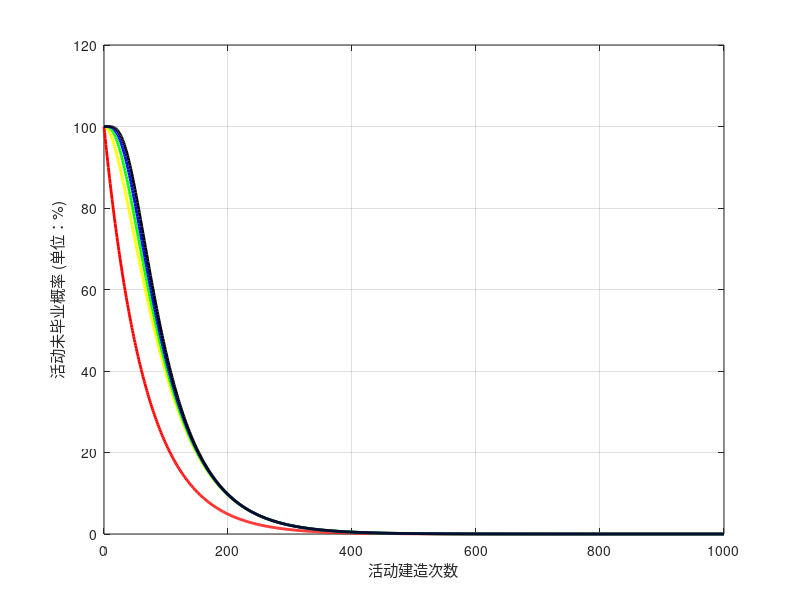

Source code (MATLAB):
a = 1.5/100;     %INPUT PROBABILITIES HERE 
b = 1.5/100;
c = 3.5/100;
d = 3.5/100;
e = 3.5/100;
N = 0:1000;       %INPUT TIMES HERE

global P1 P2 P3
global P4 A B C D AB AC AD BC BD CD ABC ABD BCD ACD ABCD;
global P5 E AE BE CE DE ABE ACE ADE BCE BDE CDE BCDE ACDE ABDE ABCE ABCDE;

A =(1-a).^N;
B =(1-b).^N;
C =(1-c).^N;
D =(1-d).^N;
E =(1-e).^N;
AB =(1-a-b).^N;
AC =(1-a-c).^N;
AD =(1-a-d).^N;
BC =(1-b-c).^N;
BD =(1-b-d).^N;
CD =(1-c-d).^N;
AE =(1-a-e).^N;
BE =(1-b-e).^N;
CE =(1-c-e).^N;
DE =(1-d-e).^N;
ABE =(1-a-b-e).^N;
ACE =(1-a-c-e).^N;
ADE =(1-a-d-e).^N;
BCE =(1-b-c-e).^N;
BDE =(1-b-d-e).^N;
CDE =(1-c-d-e).^N;
BCDE =(1-b-c-d-e).^N;
ACDE =(1-a-c-d-e).^N;
ABDE =(1-a-b-d-e).^N;
ABCE =(1-a-b-c-e).^N;
ABC =(1-a-b-c).^N;
ABD =(1-a-b-d).^N;
ACD =(1-a-c-d).^N;
BCD =(1-b-c-d).^N;
ABCD =(1-a-b-c-d).^N;
ABCDE =(1-a-b-c-d-e).^N;

P1 = A.*100;
P2 =(A+B-AB).*100;
P3 =(A+B+C-(AB+AC+BC)+ABC).*100; 
P4 =(A+B+C+D-(AB+AC+AD+BC+BD+CD)+(ABC+ABD+ACD+BCD)-(ABCD)).*100;
P5 =(A+B+C+D+E-(AB+AC+AD+BC+BD+CD+AE+BE+CE+DE)+(ABC+ABD+ACD+BCD+ABE+ACE+ADE+BCE+BDE+CDE)-(ABCD+BCDE+ACDE+ABDE+ABCE)+ABCDE).*100;

plot(N,P1,'LineWidth',2,'Color','r');
hold on;
plot(N,P2,'LineWidth',2,'Color','y');
hold on;
plot(N,P3,'LineWidth',2,'Color','g');
hold on;
plot(N,P4,'LineWidth',2,'Color','b');
hold on;
plot(N,P5,'LineWidth',2,'Color','k');
grid on
xlabel('活动建造次数');
ylabel('活动未毕业概率 (单位：%)');
